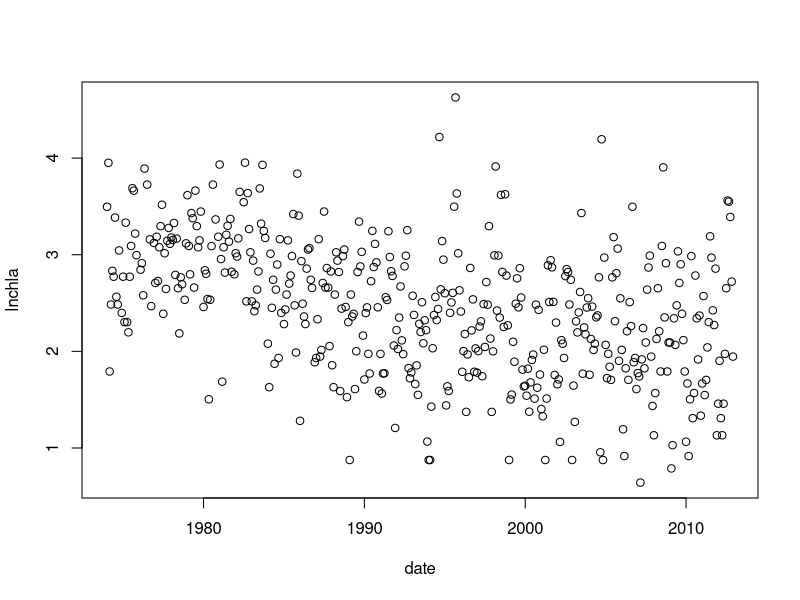
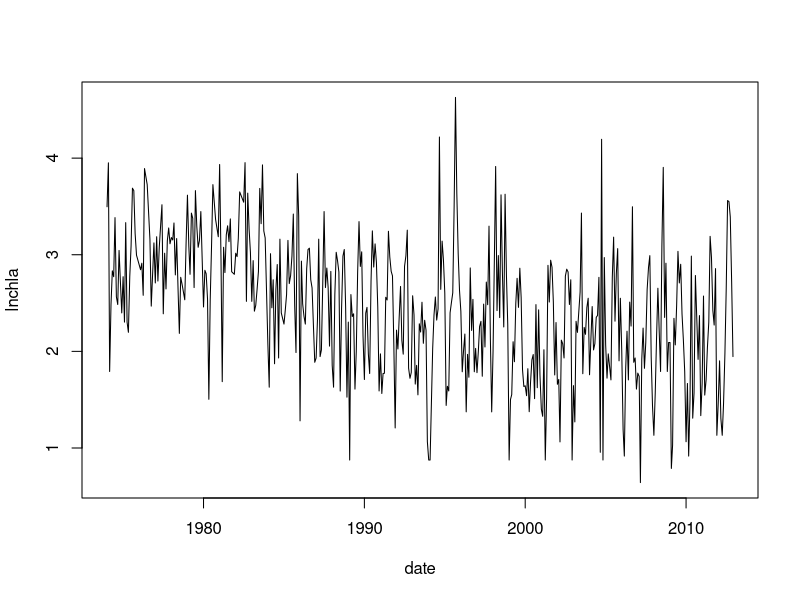
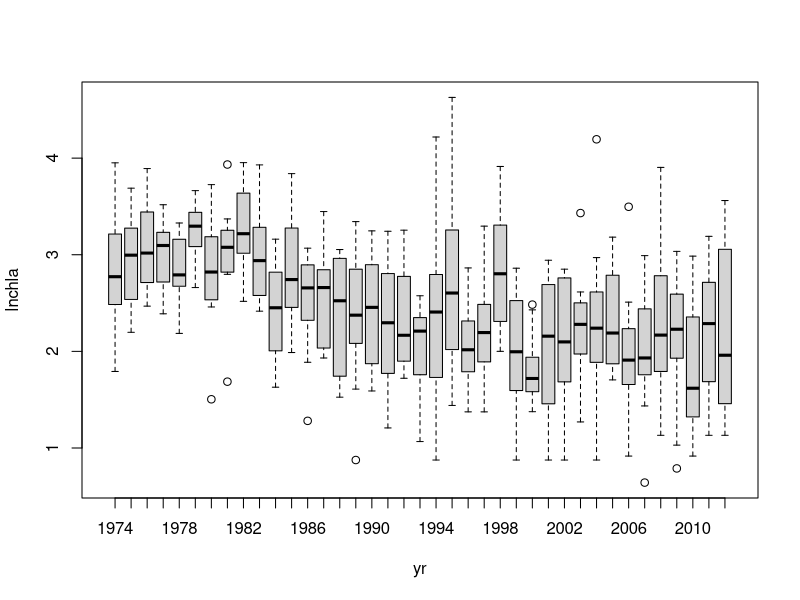
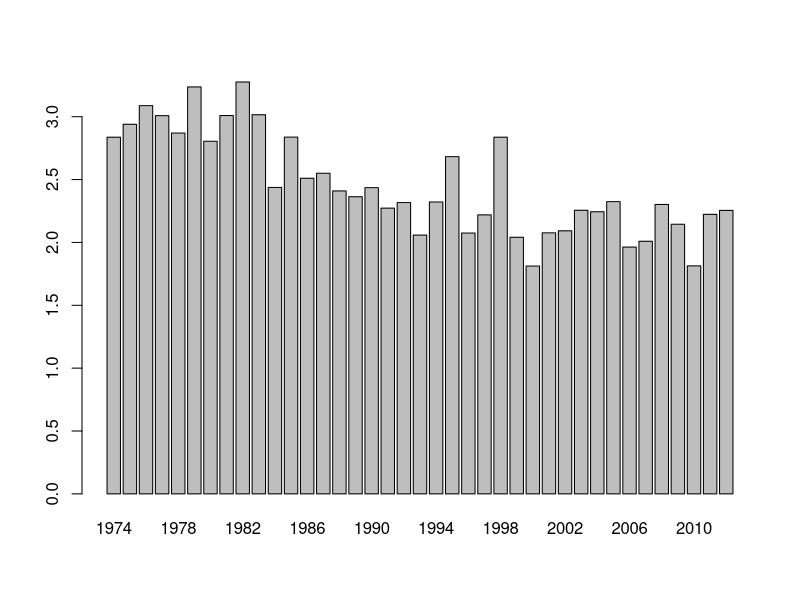
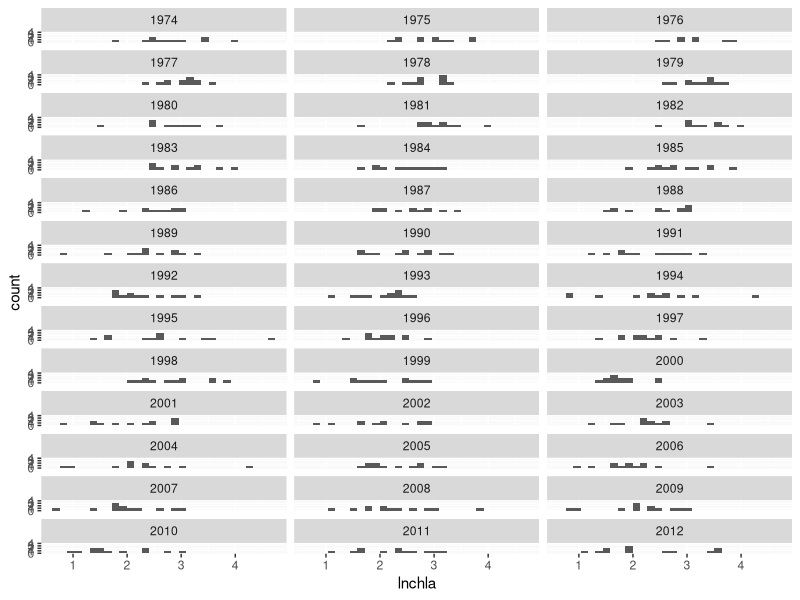

R code for these plots, in order: (Note: this script raises an error after producing the figures.)
## ---- chunk 1
# print your working directory
getwd()

# what's in the working directory
dir()

# what's in the data file
dir('data')

# import tampa bay data as csv, view summmaries
tb_dat <- read.csv('data/tb_dat.csv', stringsAsFactors = F)
dim(tb_dat)
names(tb_dat)
class(tb_dat)
str(tb_dat)
summary(tb_dat)
head(tb_dat)
tail(tb_dat)
## ---- chunk 2
library(tidyverse)
## ---- chunk 3
# select specific columns
tb_sub <- tb_dat %>% 
  select(stationid, chla_ugl, date)
head(tb_sub)

# select only station 55
tb_sub <- tb_sub %>% 
  filter(stationid == 55)
head(tb_sub)

# create a new column
tb_sub <- tb_sub %>% 
  mutate(
    lnchla = log(chla_ugl)
  )
head(tb_sub)

# convert a character column to a date and arrange
tb_sub <- tb_sub %>% 
  mutate(
    date = as.Date(date, format = '%Y-%m-%d')
  ) %>% 
  arrange(date)
head(tb_sub)
## ---- chunk 4
# install.packages(lubridate)
library(lubridate)

# create a year column
tb_sub <- tb_sub %>%
  mutate(
    yr = year(date)
  )
head(tb_sub)
## ---- chunk 5
tb_agg <- tb_sub %>% 
  group_by(yr) %>% 
  summarise(avechl = mean(lnchla))
head(tb_agg)
## ---- chunk 6
plot(lnchla ~ date, tb_sub)
plot(lnchla ~ date, tb_sub, type = 'l')
boxplot(lnchla ~ yr, tb_sub)
barplot(tb_agg$avechl, names.arg = tb_agg$yr)
## ---- chunk 7
ggplot(tb_sub, aes(x = lnchla)) + 
    geom_histogram() + 
    facet_wrap(~yr, ncol = 3)
## ---- chunk 8
data(tb_dat)
str(tb_dat)
head(tb_dat)
## ---- chunk 9
data(pe_dat)
str(pe_dat)
head(pe_dat)
## ---- chunk 10
data(sf_dat)
str(sf_dat)
head(sf_dat)
## ---- chunk 11
# install.packages('mgcv')
library(mgcv)  

# format the data to model
data(pe_dat)
pe_sub <- pe_dat %>% 
  filter(STATION %in% 'TF1.6') %>% 
  mutate(
    doy = yday(date), 
    decyr = decimal_date(date), 
    mo = month(date)
  )

# model using a tensor product smooth for interactions
# k is upper limits on knots to reduce overfit
mod <- gam(lnchla ~ te(decyr, doy, lnQ, bs = c('tp', 'cc', 'tp'), k = c(5, 10, 5)), 
  knots = list(doy = c(1, 366)), 
  data = pe_sub, 
  na.action = na.exclude
  )

# predictions
pe_sub <- pe_sub %>% 
  mutate(
    pred = predict(mod)
  )
  
# plot
ggplot(pe_sub, aes(x = date)) + 
  geom_point(aes(y = lnchla)) + 
  geom_line(aes(y = pred))
## ---- chunk 12
flow_norm <- matrix(0, nrow = nrow(pe_sub), ncol = 2)

Q_pred <- matrix(0, nrow = 29, ncol = 12)
ct1 <- 1

for(i in 1:12) {
  
  # identify all flows/salinities in this month
  all_i_Qs <- with(pe_sub, lnQ[mo == i])
  all_i_doy <- with(pe_sub, doy[mo == i])
  all_i_dec <- with(pe_sub, decyr[mo == i])
  
  Q_pred <- matrix(0, nrow = length(all_i_Qs), ncol = length(all_i_Qs))
  
  for(q in 1:length(all_i_Qs)) {
    newd_q <- data.frame(decyr = all_i_dec, lnQ = all_i_Qs[q], doy = all_i_doy)
    Q_pred[, q] <- predict(mod, newd_q, se = FALSE)
  }
  
  # average the predictions for each flow to have a values for each year, in this month
  ct2 <- ct1 + length(all_i_Qs) - 1
  flow_norm[ct1:ct2, 2] <- rowMeans(Q_pred)
  flow_norm[ct1:ct2, 1] <- all_i_dec
  ct1 <- ct2 + 1
  
}

ord_fn <- order(flow_norm[, 1])
fn_out <- flow_norm[ord_fn, ] %>% 
  data.frame
names(fn_out) <- c('decyr', 'pred_nrm')

# add to original data object
pe_sub <- pe_sub %>% 
  left_join(fn_out, by = 'decyr') 

# plot
ggplot(pe_sub, aes(x = date)) + 
  geom_point(aes(y = lnchla)) + 
  geom_line(aes(y = pred)) + 
  geom_line(aes(y = pred_nrm), col = 'red')
